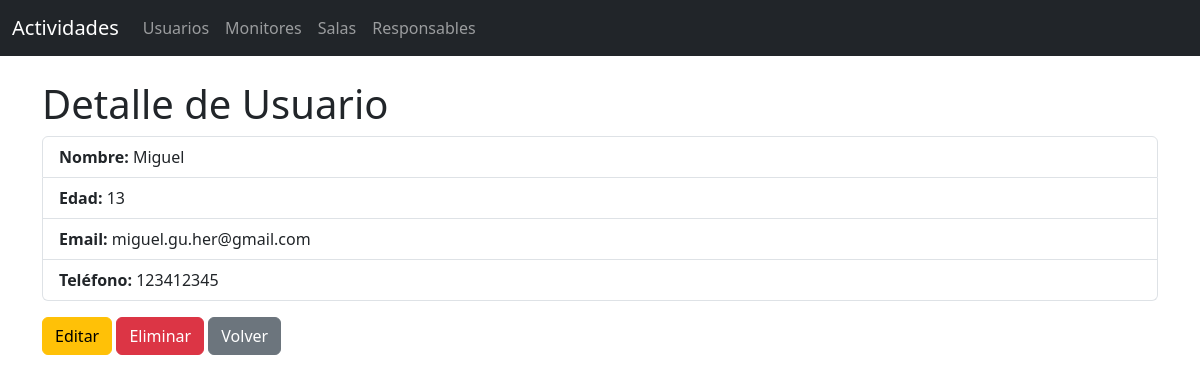
Page /usuarios/2/ on the committed database.
### actividades/models.py (models this page shows, shortened)
class UsuarioInscrito(models.Model):
    nombre = models.CharField(max_length=100)
    edad = models.IntegerField()
    email = models.EmailField()
    telefono = models.CharField(max_length=15)

### actividades/views.py (the view)
# urls.py: path('usuarios/<int:id>/', views.detalle_usuario, name='detalle_usuario'),
def detalle_usuario(request, id):
    usuario = get_object_or_404(UsuarioInscrito, id=id)
    return render(request, 'usuarios/detalle_usuario.html', {'usuario': usuario})

### actividades/templates/usuarios/detalle_usuario.html (shortened to what this page needs)
{% extends 'base.html' %}
{% block content %}
<h1>Detalle de Usuario</h1>
<ul class="list-group">
    <li class="list-group-item"><strong>Nombre:</strong> {{ usuario.nombre }}</li>
    <li class="list-group-item"><strong>Edad:</strong> {{ usuario.edad }}</li>
    <li class="list-group-item"><strong>Email:</strong> {{ usuario.email }}</li>
    <li class="list-group-item"><strong>Teléfono:</strong> {{ usuario.telefono }}</li>
</ul>
<a href="{% url 'editar_usuario' usuario.id %}" class="btn btn-warning mt-3">Editar</a>
<a href="{% url 'eliminar_usuario' usuario.id %}" class="btn btn-danger mt-3">Eliminar</a>
<a href="{% url 'lista_usuarios' %}" class="btn btn-secondary mt-3">Volver</a>
{% endblock %}

### rows in the picture
UsuarioInscrito: nombre "Miguel", edad "13", email "miguel.gu.her@gmail.com", telefono "123412345"
